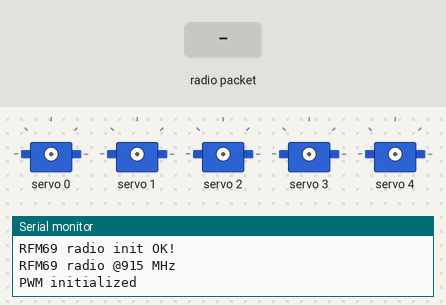
The sketch below on a simulated Arduino Uno, built with avr-gcc and run on an emulated ATmega328P. Shown: 5 × servo, the last lines printed to the serial monitor. The test bench sets the inputs (shaded band). No radio packets arrive unless stated.

Above: at 1.2 s.
1.3 s: radio packet "1" arrives
2.8 s: radio packet "0" arrives
At 3.9 s:
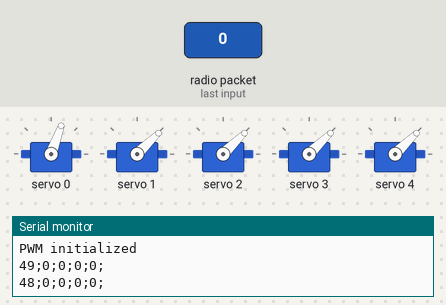
4.3 s: radio packet "2" arrives
At 5.0 s:
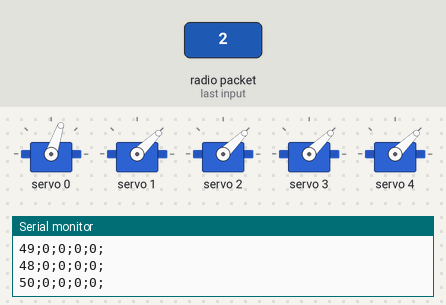
Timing chart, 0 to 7.3 s (numbered marks = the images above; inputs shaded):
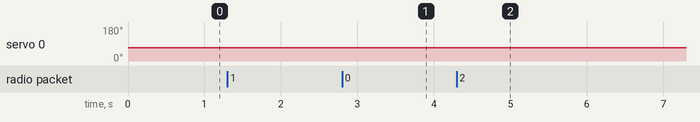

Measured:
- after the input at 2.8 s, servo 0: 71° → 70° at once
- after the input at 4.3 s, servo 0: 70° → 71° at once

The sketch:

reciver.ino
```cpp
#include <Wire.h>
#include <Adafruit_PWMServoDriver.h>
#include <SPI.h>
#include <RH_RF69.h>

#define RF69_FREQ 915.0
#define RFM69_CS    4
#define RFM69_INT   3
#define RFM69_RST   2
#define SERVOMIN  150
#define SERVOMAX  600
#define USMIN  600
#define USMAX  2400
#define SERVO_FREQ 50

RH_RF69 rf69(RFM69_CS, RFM69_INT);

Adafruit_PWMServoDriver pwm = Adafruit_PWMServoDriver();

int16_t packetnum = 0;
uint8_t servonum = 0;

void setup() {

  /* SERIAL INITIALIZE */
  Serial.begin(115200);
  while (!Serial) {
    ; // wait for serial port to connect. Needed for native USB port only
  }

  /* RF INITIALIZE */
  pinMode(RFM69_RST, OUTPUT);
  digitalWrite(RFM69_RST, LOW);
  Serial.println("Feather RFM69 RX Test!");
  Serial.println();
  digitalWrite(RFM69_RST, HIGH);
  delay(10);
  digitalWrite(RFM69_RST, LOW);
  delay(10);
  if (!rf69.init()) {
    Serial.println("RFM69 radio init failed");
    while (1);
  }
  Serial.println("RFM69 radio init OK!");
  if (!rf69.setFrequency(RF69_FREQ)) {
    Serial.println("setFrequency failed");
  }
  rf69.setTxPower(20, true);
  uint8_t key[] = { 0x01, 0x02, 0x03, 0x04, 0x05, 0x06, 0x07, 0x08,
                    0x01, 0x02, 0x03, 0x04, 0x05, 0x06, 0x07, 0x08
                  };
  rf69.setEncryptionKey(key);
  Serial.print("RFM69 radio @");  Serial.print((int)RF69_FREQ);  Serial.println(" MHz");
  pinMode(RFM69_RST, OUTPUT);

  /* PWM INITIALIZE */
  pwm.begin();
  pwm.setOscillatorFrequency(27000000);
  pwm.setPWMFreq(SERVO_FREQ);
  Serial.println("PWM initialized");
}

void setServoPulse(uint8_t n, double pulse) {
  double pulselength;
  pulselength = 1000000;
  pulselength /= SERVO_FREQ;
  Serial.print(pulselength); Serial.println(" us per period");
  pulselength /= 4096;
  Serial.print(pulselength); Serial.println(" us per bit");
  pulse *= 1000000;
  pulse /= pulselength;
  Serial.println(pulse);
  pwm.setPWM(n, 0, pulse);
}

void loop() {
  if (rf69.available()) {
    uint8_t buf[RH_RF69_MAX_MESSAGE_LEN];
    uint8_t len = sizeof(buf);
    if (rf69.recv(buf, &len)) {
      if (!len) return;
      for (int x = 0; x < 5; x++) {
        int num = (buf[x]);
        if (num > 195) num = 0;
        if (num < 20) num = 0;
        Serial.print (num);
        Serial.print (";");
        num = map(num, 0, 180, 1000, 2000);
        pwm.writeMicroseconds(x, num);
        delay (1);
      }
      Serial.println();
    }
  }
}
```
